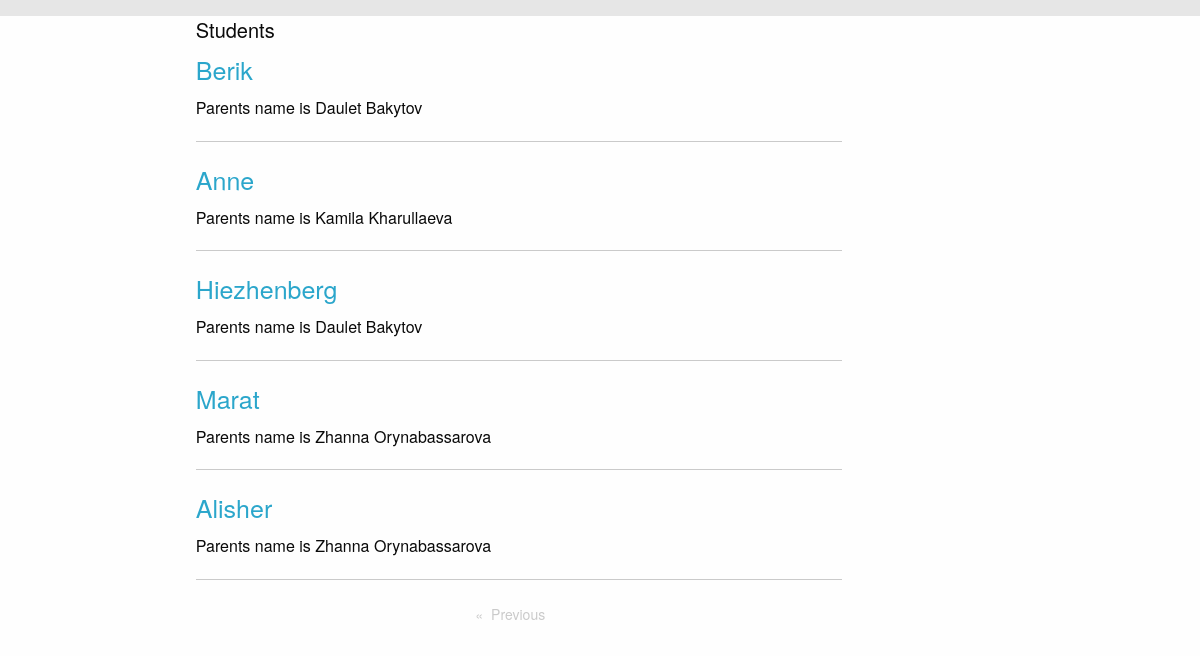
The page / on the database its author committed.
### subjects/models.py (models this page shows)
class Student(models.Model):
    class Meta:
        db_table = "students"
    student_name = models.CharField(max_length=200)
    student_surname = models.CharField(max_length=200)
    parent_name = models.CharField(max_length=200)
    parent_student_id = models.IntegerField()

class Parent(models.Model):
    class Meta:
        db_table = "parents"
    parent_name = models.CharField(max_length=200)
    parent_surname = models.CharField(max_length=200)

### subjects/views.py (the view)
# urls.py: path('', subjects.views.students),
def students(request, page_number=1):
    all_subjects = Student.objects.all()
    all_parents = Parent.objects.all()
    return render_to_response('students.html', {'student': all_subjects,
                                                'parent': all_parents,})

### subjects/templates/students.html (shortened to what this page needs)
{% extends 'user_page.html' %}
{% block student %}
    <div class="large-8 columns">
    <h5>Students</h5>
        {% for student in student %}
            <h4><a href="/subjects/get/{{ student.id }}">{{ student.student_name }}</a></h4>
            {% for pr in parent %}
            {% if pr.id == student.parent_student_id %}
            <p>Parents name is {{ pr.parent_name }} {{ pr.parent_surname }}</p>
            {% endif %}
                {% endfor %}
            <hr>
        {% endfor %}
    </div>
    <div class="row">
        <div class="large-3 large-offset-5 columns">
            <nav aria-label="Pagination">
            <ul class="pagination">
                {% if students.has_previous %}
                    <li class="pagination-previous enabled"><a href="/page/{{ students.previous_page_number }}" aria-label="Previous page">Previous <span class="show-for-sr">{{ page }}</span></a></li>
                {% else %}
                <li class="pagination-previous disabled">Previous <span class="show-for-sr">page</span></li>
                {% endif %}
            {% if articles.has_next %}
                <li class="pagination-next enabled"><a href="/page/{{ students.next_page_number }}" aria-label="Next page">Next <span class="show-for-sr">{{ page }}</span></a></li>
            {% else %}
                <li><a href="/page/{{ page }}" aria-label="Page 2">{{ page }}</a></li>
            {% endif %}
            </ul>
            </nav>
        </div>
    </div>
{% endblock %}

### templates/user_page.html (shortened to what this page needs)
{% load staticfiles %}
<!doctype html>
<html lang="en">
<head>
    <link rel="stylesheet" type="text/css" href="{% static "static/css/style.css" %}">
</head>
<body>
    <div class="top-bar">
    </div>
    <div class="grid-container">
        <div class="grid-x">
        <div class="small-1 columns"></div> <!— Для отступа слева —>
            <div class="small-8 columns">{% block student %}{% endblock %}</div></div>
    </div>
</body>
</html>

### rows shown on the page
Student: student_name "Berik"
Parent: parent_name "Daulet", parent_surname "Bakytov"
Student: student_name "Anne"
Parent: parent_name "Kamila", parent_surname "Kharullaeva"
Student: student_name "Hiezhenberg"
Student: student_name "Marat"
Parent: parent_name "Zhanna", parent_surname "Orynabassarova"
Student: student_name "Alisher"
